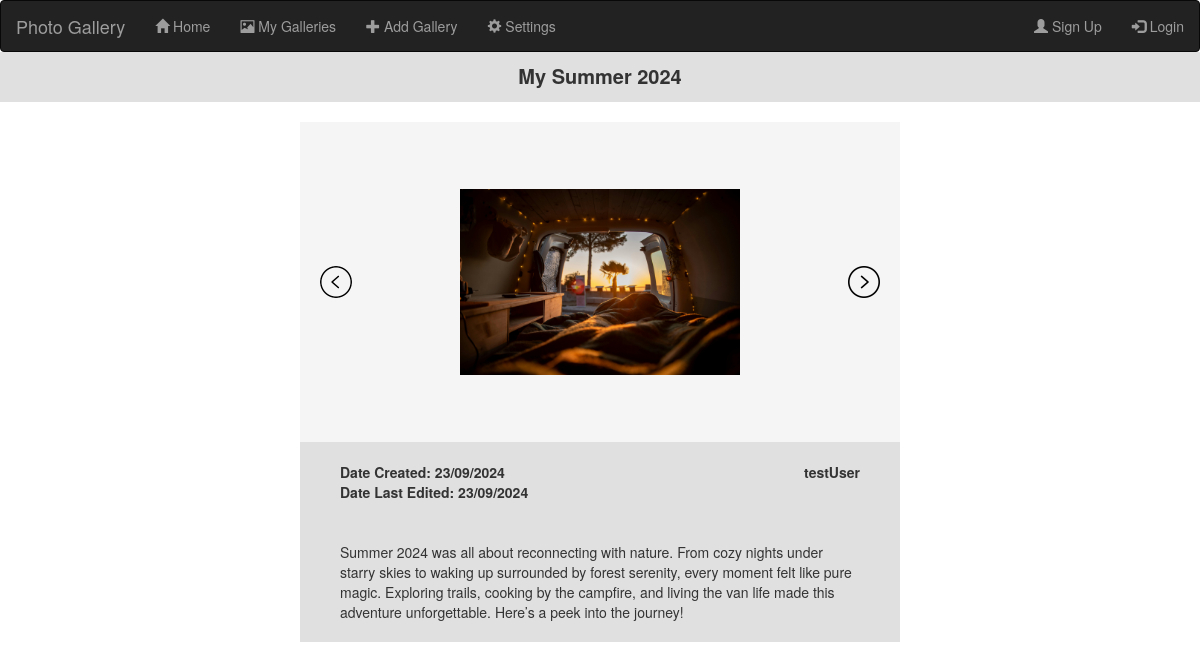
Screenshot of /viewGallery4 with the database file from the repository.
### components/databaseClasses.py (models this page shows, shortened)
class Gallery(db.Model):
    __tablename__ = 'galleries'
    id = db.Column(db.Integer, primary_key=True)
    userId = db.Column(db.Integer, db.ForeignKey(User.id))
    numPhotos = db.Column(db.Integer)
    title = db.Column(db.String(40))
    dateCreated = db.Column(db.Date)
    dateLastEdited = db.Column(db.Date)
    description = db.Column(db.Text)
    photos = db.relationship('Photo', backref='gallery')

class Photo(db.Model):
    __tablename__ = 'photos'
    __bind_key__ = 'photos'
    id = db.Column(db.Integer, primary_key=True)
    galleryId = db.Column(db.Integer, db.ForeignKey(Gallery.id))
    photoURL = db.Column(db.String(32))
    thumbnailURL = db.Column(db.String(32))

class User(UserMixin, db.Model):
    __tablename__ = 'users'
    __bind_key__ = 'users'
    id = db.Column(db.Integer, primary_key = True)
    fname = db.Column(db.String(32))
    lname = db.Column(db.String(32))
    email = db.Column(db.String(300), unique = True)
    username = db.Column(db.String(24))
    passwordHash = db.Column(db.String(128))
    galleries = db.relationship('Gallery', backref='user')

### app.py (the view)
@app.route("/viewGallery<int:galleryID>")
def viewGallery(galleryID):
    gallery = getGalleries(Gallery)[galleryID]
    photos = Photo.query.filter_by(galleryId=gallery['id']).all()
    URLs = {}
    count = 0
    for photo in photos:
        URLs[count] = photo.photoURL
        count += 1
    return render_template('indvGallery.html', URLs = URLs, username = getCurrentUsername(), id = gallery['id'], title = gallery['title'], description = gallery['description'], numPhotos = gallery['numPhotos'], dateCreated = gallery['dateCreated'], dateLastEdited = gallery['dateLastEdited'], galleryUsername = users[gallery['userId']]["username"], loggedIn = isLoggedIn())

### components/databaseFunctions.py (called while the page is built, shortened)
def getGalleries(Gallery, refresh = False):
    return galleries

### components/utils.py (called while the page is built)
def getCurrentUsername():
    currentUserID = session.get("userId", None)
    currentUsername = None
    if currentUserID != None:
        currentUsername = loadUser(currentUserID).username
    return currentUsername

def isLoggedIn():
    if 'loggedIn' not in session:
        session['loggedIn'] = False
        session.modified = True
    return session['loggedIn']

### templates/indvGallery.html (shortened to what this page needs)
{% extends "base.html" %}
{% block content %}
    <div class = "pageTitle">
        {{title}}
    </div>
    <div id = "indvGallery">
        <div class = "galleryImages">
            <img src = "{{ url_for('static', filename = 'leftArrow.png') }}" class = "leftArrow" onclick = "nextPhoto(-1)">
            <img src = "{{URLs[0]}}" id = "photo" class = "galleryPhoto">
            <img src = "{{ url_for('static', filename = 'rightArrow.png') }}" class = "rightArrow" onclick = "nextPhoto(1)">
        </div>
        <div class = "galleryDetails">
            <div class = "galleryDates">
                Date Created: {{dateCreated.strftime('%d/%m/%Y')}}<br>
                Date Last Edited: {{dateLastEdited.strftime('%d/%m/%Y')}}
            </div>
            <div class = "galleryUser">
                {{galleryUsername}}
            </div>
            <div class = "galleryDescription">
                {{description}}
            </div>
        </div>
    </div>
{% endblock %}

### static/style.css (style rules this page uses)
:root { --lightBackground: #F5F5F5; --darkBackground: #E0E0E0; }
.pageTitle { margin: auto; font-size: 20px; background-color: var(--darkBackground); text-align: center; font-weight: bold; height: 50px; padding-top: 10px; }
#indvGallery { width: 50%; margin: auto; background-color: var(--lightBackground); margin-top: 20px; margin-bottom: 50px; }
.galleryImages { text-align: center; height: 320px; display: flex; align-items: center; justify-content: space-between; padding-left: 20px; padding-right: 20px; }
.galleryPhoto { max-height: 300px; max-width: 50%; }
.galleryDetails { background-color: var(--darkBackground); font-weight: bold; padding:20px 40px; }
.galleryDates { float: left; }
.galleryUser { float: right; margin-bottom: 20px; }
.galleryDescription { margin-top: 80px; background-color: var(--darkBackground); font-weight: normal; }

### rows the page displays
Gallery: title "My Summer 2024", strftime "23/09/2024", description "Summer 2024 was all about reconnecting with nature. From cozy nights under starry skies to waking up surrounded by forest serenity, every moment felt like pure magic. Exploring trails, cooking by the campfire, and living the van life made this adventure unforgettable. Here’s a peek into the journey!"
Photo: photoURL (picture)
User: username "testUser"
